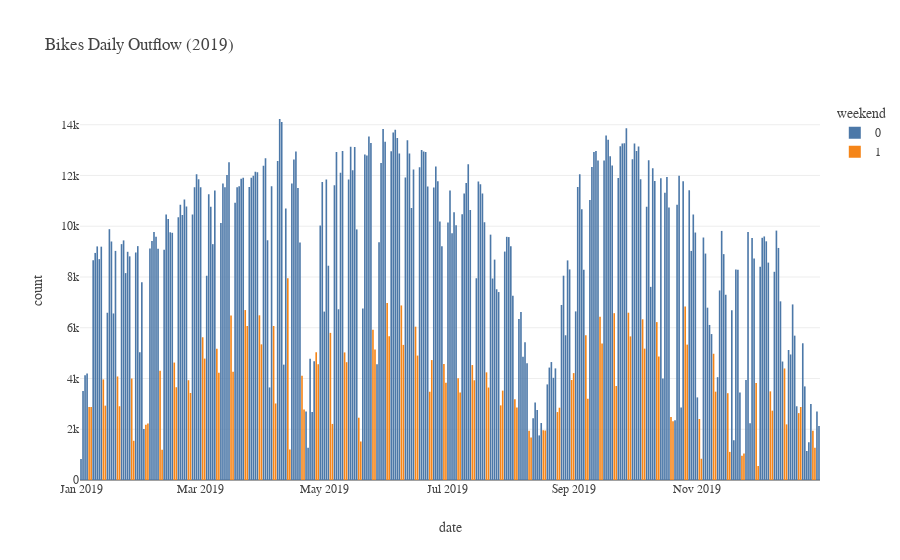

The notebook cell this image was saved under:
### Markdown cell above
The first thing that comes to mind is that the series displays a great variance. Clearly, the data is non-stationary: we see strong seasonal patterns. These are likely due to weekends and holidays. We can clearly see a trend, where the trip number increases until the middle of the year and then starts decreasing, reaching its lowest in the colder winter months. Let's explore them.

### Code cell
hist_weekends = daily_outflow.plot.bar(
    x = daily_outflow.index,
    y = "count",
    title="Bikes Daily Outflow (2019)",
    color = "is_weekend",
    color_discrete_sequence=px.colors.qualitative.T10,
    labels = {
        "value": "Number of trips",
        "giorno_partenza" : "date",
        "is_weekend": "weekend"
    }
)

ps.plotly_style(hist_weekends)

### Figure 1 — Plotly figure (JSON) as saved in the notebook; plotly's stock layout.template omitted (floating-point values rounded to 4 significant figures; data arrays with more than 128 entries replaced by an {"elided": "..."} marker saying what was removed)
{"data": [{"alignmentgroup": "True", "hovertemplate": "weekend=0<br>date=%{x}<br>count=%{y}<extra></extra>", "legendgroup": "0", "marker": {"color": "#4C78A8", "pattern": {"shape": ""}}, "name": "0", "offsetgroup": "0", "orientation": "v", "showlegend": true, "textposition": "auto", "type": "bar", "x": {"elided": "261 str values"}, "xaxis": "x", "y": {"elided": "261 int values"}, "yaxis": "y"}, {"alignmentgroup": "True", "hovertemplate": "weekend=1<br>date=%{x}<br>count=%{y}<extra></extra>", "legendgroup": "1", "marker": {"color": "#F58518", "pattern": {"shape": ""}}, "name": "1", "offsetgroup": "1", "orientation": "v", "showlegend": true, "textposition": "auto", "type": "bar", "x": ["2019-01-05T00:00:00", "2019-01-06T00:00:00", "2019-01-12T00:00:00", "2019-01-13T00:00:00", "2019-01-19T00:00:00", "2019-01-20T00:00:00", "2019-01-26T00:00:00", "2019-01-27T00:00:00", "2019-02-02T00:00:00", "2019-02-03T00:00:00", "2019-02-09T00:00:00", "2019-02-10T00:00:00", "2019-02-16T00:00:00", "2019-02-17T00:00:00", "2019-02-23T00:00:00", "2019-02-24T00:00:00", "2019-03-02T00:00:00", "2019-03-03T00:00:00", "2019-03-09T00:00:00", "2019-03-10T00:00:00", "2019-03-16T00:00:00", "2019-03-17T00:00:00", "2019-03-23T00:00:00", "2019-03-24T00:00:00", "2019-03-30T00:00:00", "2019-03-31T00:00:00", "2019-04-06T00:00:00", "2019-04-07T00:00:00", "2019-04-13T00:00:00", "2019-04-14T00:00:00", "2019-04-20T00:00:00", "2019-04-21T00:00:00", "2019-04-27T00:00:00", "2019-04-28T00:00:00", "2019-05-04T00:00:00", "2019-05-05T00:00:00", "2019-05-11T00:00:00", "2019-05-12T00:00:00", "2019-05-18T00:00:00", "2019-05-19T00:00:00", "2019-05-25T00:00:00", "2019-05-26T00:00:00", "2019-06-01T00:00:00", "2019-06-02T00:00:00", "2019-06-08T00:00:00", "2019-06-09T00:00:00", "2019-06-15T00:00:00", "2019-06-16T00:00:00", "2019-06-22T00:00:00", "2019-06-23T00:00:00", "2019-06-29T00:00:00", "2019-06-30T00:00:00", "2019-07-06T00:00:00", "2019-07-07T00:00:00", "2019-07-13T00:00:00", "2019-07-14T00:00:00", "2019-07-20T00:00:00", "2019-07-21T00:00:00", "2019-07-27T00:00:00", "2019-07-28T00:00:00", "2019-08-03T00:00:00", "2019-08-04T00:00:00", "2019-08-10T00:00:00", "2019-08-11T00:00:00", "2019-08-17T00:00:00", "2019-08-18T00:00:00", "2019-08-24T00:00:00", "2019-08-25T00:00:00", "2019-08-31T00:00:00", "2019-09-01T00:00:00", "2019-09-07T00:00:00", "2019-09-08T00:00:00", "2019-09-14T00:00:00", "2019-09-15T00:00:00", "2019-09-21T00:00:00", "2019-09-22T00:00:00", "2019-09-28T00:00:00", "2019-09-29T00:00:00", "2019-10-05T00:00:00", "2019-10-06T00:00:00", "2019-10-12T00:00:00", "2019-10-13T00:00:00", "2019-10-19T00:00:00", "2019-10-20T00:00:00", "2019-10-26T00:00:00", "2019-10-27T00:00:00", "2019-11-02T00:00:00", "2019-11-03T00:00:00", "2019-11-09T00:00:00", "2019-11-10T00:00:00", "2019-11-16T00:00:00", "2019-11-17T00:00:00", "2019-11-23T00:00:00", "2019-11-24T00:00:00", "2019-11-30T00:00:00", "2019-12-01T00:00:00", "2019-12-07T00:00:00", "2019-12-08T00:00:00", "2019-12-14T00:00:00", "2019-12-15T00:00:00", "2019-12-21T00:00:00", "2019-12-22T00:00:00", "2019-12-28T00:00:00", "2019-12-29T00:00:00"], "xaxis": "x", "y": [2875, 2878, 3964, 2930, 4080, 2906, 3999, 1546, 2181, 2224, 4309, 1191, 4628, 3656, 3932, 3429, 5625, 4785, 5171, 4223, 6485, 4269, 6697, 6068, 6490, 5345, 6070, 3016, 7955, 1206, 4111, 2774, 5039, 4562, 5798, 2210, 5028, 4642, 2455, 1518, 5925, 5140, 6971, 5667, 6879, 5324, 6042, 4903, 3478, 4726, 4568, 3832, 4013, 3446, 4529, 3930, 4242, 3644, 2941, 3522, 3183, 2861, 1939, 1672, 1961, 1950, 2677, 2849, 3940, 4213, 5702, 3205, 6433, 5384, 6574, 3704, 6593, 5659, 6333, 5177, 6222, 4869, 2482, 2312, 6835, 5335, 2404, 837, 4975, 3481, 3421, 1107, 952, 1047, 3825, 553, 3493, 2732, 4395, 2192, 2636, 2878, 1944, 1269], "yaxis": "y"}], "layout": {"barmode": "relative", "font": {"family": "DejaVuSansMono Nerd Font"}, "legend": {"title": {"text": "weekend"}, "tracegroupgap": 0}, "title": {"text": "Bikes Daily Outflow (2019)", "x": 0.05, "xanchor": "left"}, "xaxis": {"anchor": "y", "domain": [0, 1], "title": {"text": "date"}}, "yaxis": {"anchor": "x", "domain": [0, 1], "title": {"text": "count"}}}}
